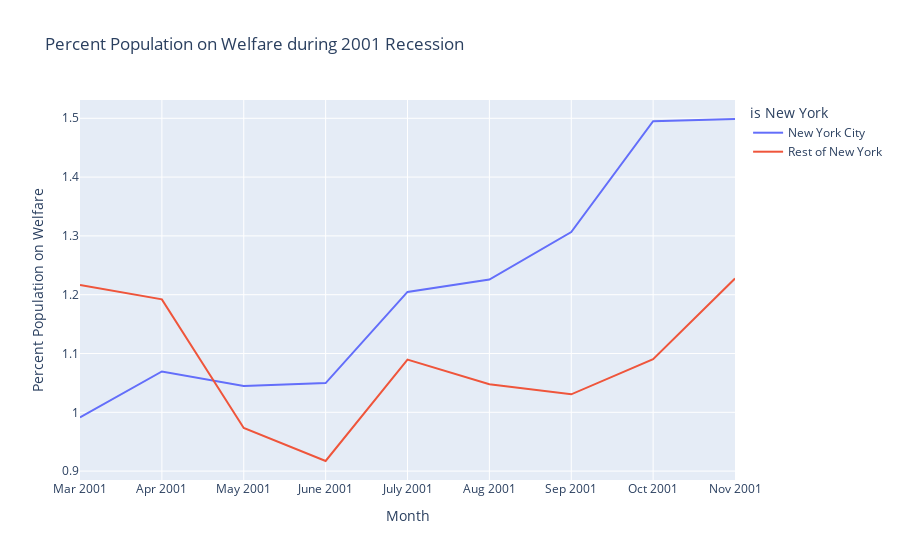

The notebook cell this image was saved under:
### Code cell
fig= px.line(recession_2001, x="Month", y="Percent Population on Welfare", color='is New York',title="Percent Population on Welfare during 2001 Recession")
fig.show()
fig.write_image('nygraph_2001_recession.png')

### Figure 1 — Plotly figure (JSON) as saved in the notebook; plotly's stock layout.template omitted (floating-point values rounded to 4 significant figures)
{"data": [{"hovertemplate": "is New York=New York City<br>Month=%{x}<br>Percent Population on Welfare=%{y}<extra></extra>", "legendgroup": "New York City", "line": {"color": "#636efa", "dash": "solid"}, "mode": "lines", "name": "New York City", "orientation": "v", "showlegend": true, "type": "scatter", "x": ["Mar 2001", "Apr 2001", "May 2001", "June 2001", "July 2001", "Aug 2001", "Sep 2001", "Oct 2001", "Nov 2001"], "xaxis": "x", "y": [0.9913, 1.07, 1.045, 1.05, 1.205, 1.226, 1.306, 1.495, 1.499], "yaxis": "y"}, {"hovertemplate": "is New York=Rest of New York<br>Month=%{x}<br>Percent Population on Welfare=%{y}<extra></extra>", "legendgroup": "Rest of New York", "line": {"color": "#EF553B", "dash": "solid"}, "mode": "lines", "name": "Rest of New York", "orientation": "v", "showlegend": true, "type": "scatter", "x": ["Mar 2001", "Apr 2001", "May 2001", "June 2001", "July 2001", "Aug 2001", "Sep 2001", "Oct 2001", "Nov 2001"], "xaxis": "x", "y": [1.217, 1.192, 0.9734, 0.9172, 1.09, 1.048, 1.031, 1.09, 1.227], "yaxis": "y"}], "layout": {"legend": {"title": {"text": "is New York"}, "tracegroupgap": 0}, "title": {"text": "Percent Population on Welfare during 2001 Recession"}, "xaxis": {"anchor": "y", "domain": [0, 1], "title": {"text": "Month"}}, "yaxis": {"anchor": "x", "domain": [0, 1], "title": {"text": "Percent Population on Welfare"}}}}
